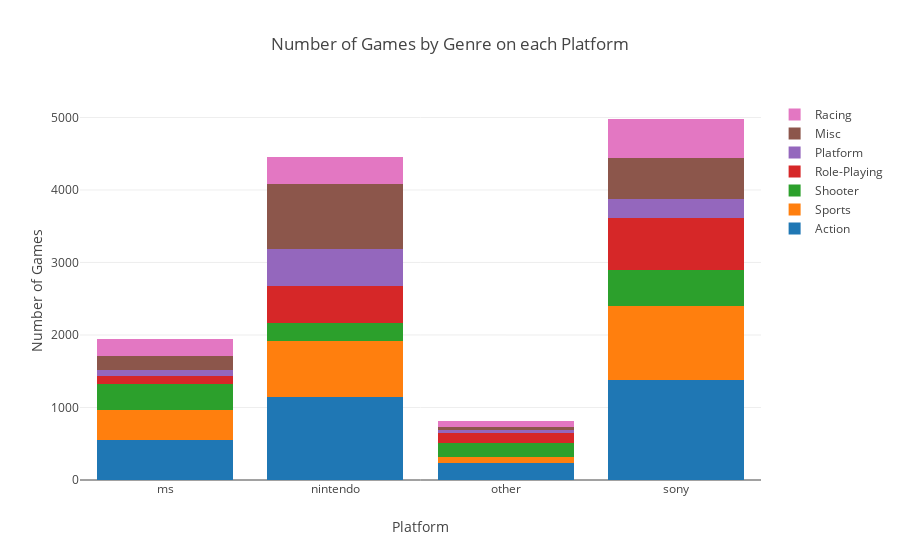

Notebook code cell kept with this figure:
### Code cell
data = []
for g in ['Action', 'Sports', 'Shooter', 'Role-Playing', 'Platform', 'Misc', 'Racing']:
    g_df = game[game.Genre==g].groupby('Plat_Comp')['Name'].count().to_frame().reset_index()
    data.append(
        go.Bar(
        x=list(g_df['Plat_Comp']),
        y=list(g_df['Name']),
        name=g
    ))

layout = go.Layout(title='Number of Games by Genre on each Platform',
    barmode='stack',
    xaxis=dict(title='Platform'),
    yaxis=dict(title='Number of Games')
)

fig = go.Figure(data=data, layout=layout)
py.iplot(fig)

### Figure 1 — Plotly figure (JSON) as saved in the notebook; plotly's stock layout.template omitted (floating-point values rounded to 4 significant figures)
{"data": [{"name": "Action", "type": "bar", "x": ["ms", "nintendo", "other", "sony"], "y": [554, 1141, 230, 1381]}, {"name": "Sports", "type": "bar", "x": ["ms", "nintendo", "other", "sony"], "y": [416, 779, 90, 1021]}, {"name": "Shooter", "type": "bar", "x": ["ms", "nintendo", "other", "sony"], "y": [359, 249, 196, 492]}, {"name": "Role-Playing", "type": "bar", "x": ["ms", "nintendo", "other", "sony"], "y": [112, 512, 133, 724]}, {"name": "Platform", "type": "bar", "x": ["ms", "nintendo", "other", "sony"], "y": [79, 505, 36, 258]}, {"name": "Misc", "type": "bar", "x": ["ms", "nintendo", "other", "sony"], "y": [187, 901, 45, 564]}, {"name": "Racing", "type": "bar", "x": ["ms", "nintendo", "other", "sony"], "y": [243, 366, 77, 539]}], "layout": {"barmode": "stack", "title": "Number of Games by Genre on each Platform", "xaxis": {"title": "Platform"}, "yaxis": {"title": "Number of Games"}}}
